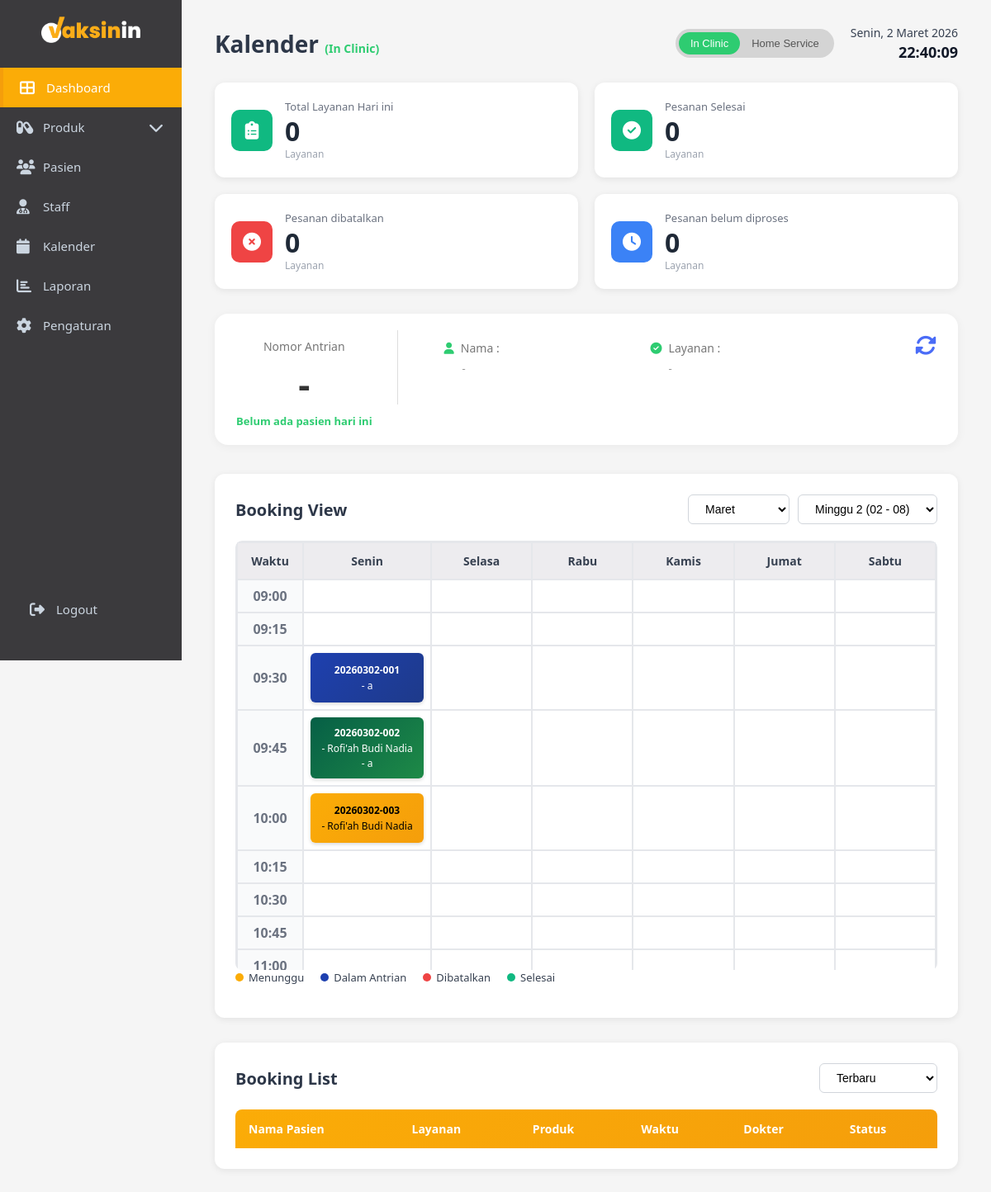
Screenshot of /admin/dashboard.php with the database file from the repository.
### tables this page shows
CREATE TABLE `bookings` (
  `id` int NOT NULL,
  `parent_id` int DEFAULT NULL,
  `patient_id` int NOT NULL,
  `service_type` enum('Home Service','In Clinic') NOT NULL,
  `nomor_antrian` varchar(20) NOT NULL,
  `tanggal_booking` date NOT NULL,
  `waktu_booking` time NOT NULL,
  `status` enum('pending','confirmed','completed','cancelled') DEFAULT 'pending',
  `catatan` text,
  `created_at` datetime NOT NULL,
  `updated_at` datetime DEFAULT CURRENT_TIMESTAMP ON UPDATE CURRENT_TIMESTAMP,
  `doctor_id` int DEFAULT NULL,
  `payment_status` enum('unpaid','paid') DEFAULT 'unpaid',
  `total_tagihan` decimal(15,2) DEFAULT '0.00',
  `tindakan_selesai` tinyint(1) DEFAULT '0'
);

CREATE TABLE `patients` (
  `id` int NOT NULL,
  `no_rekam_medis` varchar(20) NOT NULL,
  `nama_lengkap` varchar(100) NOT NULL,
  `nama_panggilan` varchar(50) DEFAULT NULL,
  `tanggal_lahir` date NOT NULL,
  `usia` int DEFAULT NULL,
  `kategori_usia` enum('Anak','Dewasa') NOT NULL,
  `jenis_kelamin` enum('L','P') NOT NULL,
  `nik` varchar(16) DEFAULT NULL,
  `paspor` varchar(20) DEFAULT NULL,
  `kebangsaan` varchar(50) DEFAULT 'Indonesia',
  `pekerjaan` varchar(100) DEFAULT NULL,
  `nama_wali` varchar(100) DEFAULT NULL,
  `riwayat_alergi` text,
  `riwayat_penyakit` text,
  `riwayat_obat` text,
  `pelayanan` varchar(50) NOT NULL,
  `created_at` timestamp NOT NULL DEFAULT CURRENT_TIMESTAMP,
  `updated_at` timestamp NOT NULL DEFAULT CURRENT_TIMESTAMP ON UPDATE CURRENT_TIMESTAMP
);

### admin/dashboard.php (the view, shortened to what the rows shown need)
<?php
include "../config.php";
$service_mode = isset($_GET['service']) ? $_GET['service'] : 'In Clinic';
$current_month = isset($_GET['month']) ? intval($_GET['month']) : date('n');
$current_year  = isset($_GET['year']) ? intval($_GET['year']) : date('Y');
$today = new DateTime();
if (!isset($_GET['week'])) {
    $weeks = [];
    $firstDayOfMonth = new DateTime("$current_year-$current_month-01");
    $firstMonday = clone $firstDayOfMonth;
    $firstMonday->modify('monday this week');
    $weekIndex = 1;
    while (true) {
        $weekStart = clone $firstMonday;
        $weekStart->modify('+' . (($weekIndex - 1) * 7) . ' days');
        $weekEnd = clone $weekStart;
        $weekEnd->modify('+6 days');
        if ((int)$weekStart->format('m') > $current_month &&
            (int)$weekEnd->format('m') > $current_month) {
            break;
        }
        $weeks[] = [
            'start' => clone $weekStart,
            'end'   => clone $weekEnd
        ];
        $weekIndex++;
    }
    $current_week = 1;
    foreach ($weeks as $index => $w) {
        if ($today >= $w['start'] && $today <= $w['end']) {
            $current_week = $index + 1;
            break;
        }
    }
} else {
    $current_week = intval($_GET['week']);
}
$weeks = [];
$first_day = new DateTime("$current_year-$current_month-01");
$start = clone $first_day;
$start->modify('monday this week');
while (true) {
    $week_start = clone $start;
    $week_end   = clone $start;
    $week_end->modify('+6 days');
    if ((int)$week_start->format('m') > $current_month &&
        (int)$week_end->format('m') > $current_month) {
        break;
    }
    $weeks[] = [
        'start' => $week_start->format('Y-m-d'),
        'end'   => $week_end->format('Y-m-d'),
        'label' => $week_start->format('d') . ' - ' . $week_end->format('d')
    ];
    $start->modify('+1 week');
}
$week_start = $weeks[$current_week - 1]['start'];
$week_end   = $weeks[$current_week - 1]['end'];
$sql_bookings = "SELECT b.*, p.nama_lengkap
                 FROM bookings b
                 JOIN patients p ON b.patient_id = p.id
                 WHERE b.tanggal_booking BETWEEN ? AND ?
                 AND b.service_type = ?
                 AND b.parent_id IS NULL
                 ORDER BY b.tanggal_booking, b.waktu_booking";
$stmt_bookings = $conn->prepare($sql_bookings);
$stmt_bookings->bind_param('sss', $week_start, $week_end, $service_mode);
$stmt_bookings->execute();
$bookings_result = $stmt_bookings->get_result();
$bookings_grid = [];
while ($row = $bookings_result->fetch_assoc()) {
    $parent_id = $row['id'];
    $sql_participants = "
        SELECT b.id, b.nomor_antrian, b.status, p.nama_lengkap
        FROM bookings b
        JOIN patients p ON b.patient_id = p.id
        WHERE b.id = ? OR b.parent_id = ?
        ORDER BY CASE WHEN b.id = ? THEN 0 ELSE 1 END
    ";
    $stmt_part = $conn->prepare($sql_participants);
    $stmt_part->bind_param("iii", $parent_id, $parent_id, $parent_id);
    $stmt_part->execute();
    $participants = $stmt_part->get_result()->fetch_all(MYSQLI_ASSOC);
    $day = date('N', strtotime($row['tanggal_booking']));
    $time = date('H:i', strtotime($row['waktu_booking']));
    if (!isset($bookings_grid[$time])) {
        $bookings_grid[$time] = [];
    }
    if (!isset($bookings_grid[$time][$day])) {
        $bookings_grid[$time][$day] = [];
    }
    $bookings_grid[$time][$day][$parent_id] = $participants;
}
?>
<!DOCTYPE html>
<html lang="id">
<head>
    <link rel="stylesheet" href="css/admin.css">
    <link rel="stylesheet" href="css/sidebar-toggle.css">
    <link rel="stylesheet" href="https://cdnjs.cloudflare.com/ajax/libs/font-awesome/6.4.0/css/all.min.css">
</head>
<body>
    <div class="main-content">
        <header class="page-header <?= ($service_mode == 'Home Service') ? 'home_service' : 'in_clinic' ?>"
        style="display:flex; justify-content:space-between; align-items:center;">
            <h1>
                Kalender
                <?php if ($service_mode == 'Home Service'): ?>
                    <span style="font-size:14px; color:#ff7a00;">(Home Service)</span>
                <?php else: ?>
                    <span style="font-size:14px; color:#2ecc71;">(In Clinic)</span>
                <?php endif; ?>
            </h1>
        </header>
        <div class="booking-view">
            <div class="section-header">
                <h2>Booking View</h2>
            </div>
             <div class="calendar-wrapper">
                <div class="calendar-grid">
                    <table class="booking-table">
                        <thead>
                            <tr>
                                <th>Waktu</th>
                                <th>Senin</th>
                                <th>Selasa</th>
                                <th>Rabu</th>
                                <th>Kamis</th>
                                <th>Jumat</th>
                                <th>Sabtu</th>
                            </tr>
                        </thead>
                        <tbody>
                            <?php
                                $start_time = strtotime('09:00');
                                $end_time   = strtotime('17:00');
                                for ($time = $start_time; $time <= $end_time; $time += 15 * 60):
                                    $time_slot = date('H:i', $time);
                                ?>
                                    <tr>
                                        <td class="time-cell" data-time="<?php echo $time_slot; ?>">
                                            <?php echo $time_slot; ?>
                                        </td>
                                        <?php for ($day = 1; $day <= 6; $day++): ?>
                                            <td class="booking-cell"
                                                data-time="<?php echo $time_slot; ?>"
                                                data-day="<?php echo $day; ?>">
                                                <?php if (isset($bookings_grid[$time_slot][$day])): ?>
                                                    <?php
                                                    $bookings = $bookings_grid[$time_slot][$day];
                                                    $first_group = reset($bookings);
                                                    $status = reset($first_group)['status'];
                                                    $color_class =
                                                        ($status === 'confirmed') ? 'status-confirmed' :
                                                        (($status === 'completed') ? 'status-completed' :
                                                        (($status === 'cancelled') ? 'status-cancelled' :
                                                        (($status === 'pending') ? 'status-pending' : '')));
                                                    ?>
                                                    <?php foreach ($bookings as $group_id => $participants): ?>
                                                        <?php
                                                        $parent = reset($participants);
                                                        ?>
                                                        <div class="booking-item <?php echo $color_class; ?>"
                                                            onclick="showBookingDetail(<?php echo $parent['id']; ?>)">
                                                            <div class="queue-no" style="font-weight:bold;">
                                                                <?php echo htmlspecialchars($parent['nomor_antrian']); ?>
                                                            </div>
                                                            <div class="booking-row">
                                                                <span class="patient-name">
                                                                    - <?php echo htmlspecialchars($parent['nama_lengkap']); ?>
                                                                </span>
                                                            </div>
                                                            <?php foreach ($participants as $p): ?>
                                                                <?php if ($p['id'] != $parent['id']): ?>
                                                                    <div class="booking-row">
                                                                        <span class="patient-name">
                                                                            - <?php echo htmlspecialchars($p['nama_lengkap']); ?>
                                                                        </span>
                                                                    </div>
                                                                <?php endif; ?>
                                                            <?php endforeach; ?>
                                                        </div>
                                                    <?php endforeach; ?>
                                                <?php endif; ?>
                                            </td>
                                        <?php endfor; ?>
                                    </tr>
                                <?php endfor; ?>
                        </tbody>
                    </table>
                </div>
            </div>
        </div>
        <div class="booking-list">
            <div class="section-header">
                <h2>Booking List</h2>
            </div>
            <table class="list-table">
                <thead>
                    <tr>
                        <th>Nama Pasien</th>
                        <th>Layanan</th>
                        <th>Produk</th>
                        <th>Waktu</th>
                        <th>Dokter</th>
                        <th>Status</th>
                    </tr>
                </thead>
            </table>
        </div>
    </div>
</body>
</html>

### rows the page displays
bookings: nomor_antrian "20260302-001", patient.nama_lengkap "a"
bookings: nomor_antrian "20260302-002", patient.nama_lengkap "Rofi'ah Budi Nadia"
bookings: patient.nama_lengkap "a"
bookings: nomor_antrian "20260302-003", patient.nama_lengkap "Rofi'ah Budi Nadia"

### other values shown
$total_today "0"
$total_done "0"
$total_cancelled "0"
$total_pending "0"
$time_slot "09:00"
$time_slot "09:15"
$time_slot "09:30"
$time_slot "09:45"
$time_slot "10:00"
$time_slot "10:15"
$time_slot "10:30"
$time_slot "10:45"
form field value "Maret"
